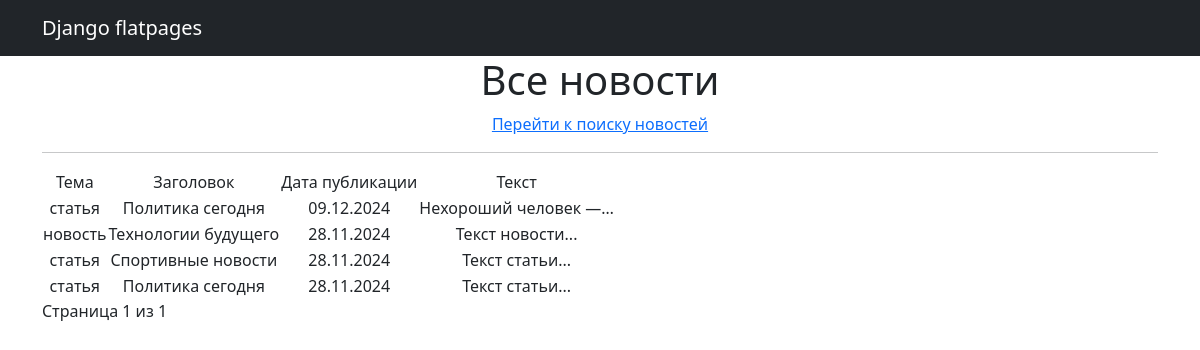
The page /news/ on the database as committed earlier.
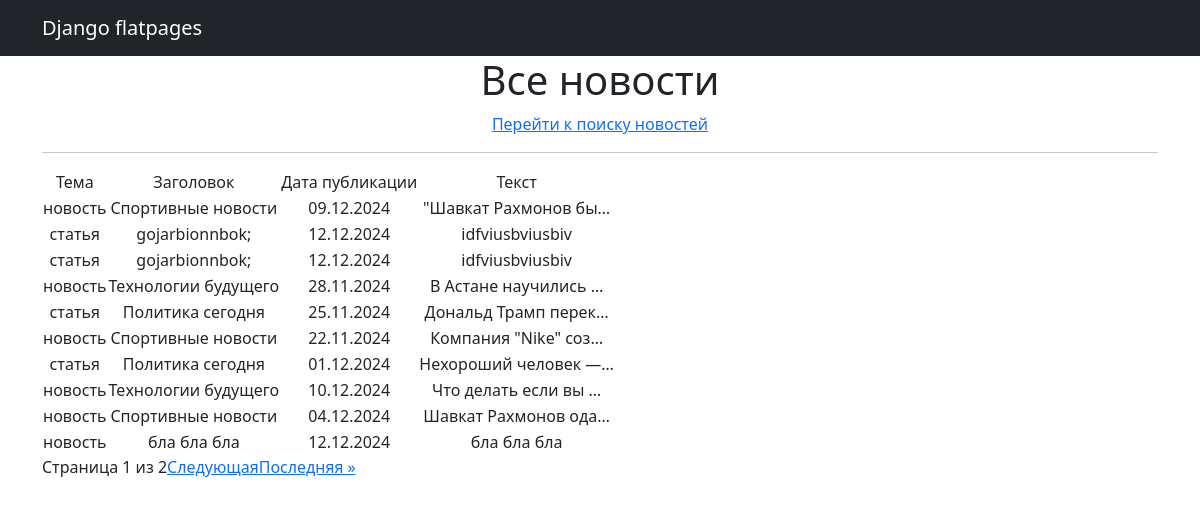
The same page on the database as committed later.
### newsapp/models.py (models this page shows, shortened)
class Post(models.Model):
    ARTICLE = 'статья'
    NEWS = 'новость'
    POST_TYPES = [
        (ARTICLE, 'Статья'),
        (NEWS, 'Новость'),
    ]
    author = models.ForeignKey(Author, on_delete=models.CASCADE)
    post_type = models.CharField(max_length=20, choices=POST_TYPES)
    created_at = models.DateTimeField(auto_now_add=True)
    categories = models.ManyToManyField(Category, through='PostCategory')
    title = models.CharField(max_length=255)
    text = models.TextField()
    rating = models.IntegerField(default=0)

### newsapp/views.py (the view)
# urls.py: path('', NewsList.as_view(), name='news'),
class NewsList(ListView):
    model = Post
    ordering = 'text'
    template_name = 'news.html'
    context_object_name = 'news'
    paginate_by = 10

### newsapp/templatetags/censor.py (called while the page is built)
@register.filter
def censor(value):
    bad_words = ['редиска', 'фуфло']
    for word in bad_words:
        value = value.replace(word, '*' * len(word))
    return value

### templates/news.html (shortened to what this page needs)
{% extends 'flatpages/default.html' %}
{% load censor %}
{% block content %}
    <h1>Все новости</h1>
    <a href="{% url 'news_search' %}">Перейти к поиску новостей</a>
    <hr>
    {% if news %}
        <table>
            <tr>
                <td>Тема</td>
                <td>Заголовок</td>
                <td>Дата публикации</td>
                <td>Текст</td>
            </tr>
            {% for new in news %}
            <tr>
                <td>{{ new.post_type }}</td>
                <td>{{ new.title|censor }}</td>
                <td>{{ new.created_at|date:"d.m.Y" }}</td>
                <td>{{ new.text|censor|truncatechars:20 }}</td>
            </tr>
            {% endfor %}
        </table>
    {% else %}
       <h2>Новостей нет!</h2>
    {% endif %}
  <div class="pagination">
    <span>Страница {{ page_obj.number }} из {{ page_obj.paginator.num_pages }}</span>
    {% if page_obj.has_next %}
      <a href="?page={{ page_obj.next_page_number }}">Следующая</a>
      <a href="?page={{ page_obj.paginator.num_pages }}">Последняя &raquo;</a>
    {% endif %}
  </div>
{% endblock content %}

### templates/flatpages/default.html (shortened to what this page needs)
<!DOCTYPE html>
<html lang="en">
    <head>
        {% load static %}
        <link href="{% static 'css/styles.css' %}" rel="stylesheet" />
    </head>
    <body>
        <nav class="navbar navbar-expand-lg navbar-dark bg-dark static-top">
            <div class="container">
                <a class="navbar-brand" href="#">Django flatpages</a>
            </div>
        </nav>
        <div class="container">
            <div class="row">
                <div class="col-lg-12 text-center">
                    {% block content %}{% endblock content %}
                </div>
            </div>
        </div>
    </body>
</html>

Rows that differ between the two databases and show on the page:
added Post: post_type "новость", title|censor "Спортивные новости", created_at "09.12.2024", text|censor "\"Шавкат Рахмонов бы…"
added Post: post_type "статья", title|censor "gojarbionnbok;", created_at "12.12.2024", text|censor "idfviusbviusbiv"
added Post: post_type "статья", title|censor "gojarbionnbok;", created_at "12.12.2024", text|censor "idfviusbviusbiv"
changed Post: text|censor "Текст новости..." → "В Астане научились …"; moves up the list
changed Post: created_at "28.11.2024" → "25.11.2024"; text|censor "Текст статьи..." → "Дональд Трамп перек…"; moves up the list
changed Post: post_type "статья" → "новость"; created_at "28.11.2024" → "22.11.2024"; text|censor "Текст статьи..." → "Компания \"Nike\" соз…"; moves down the list
changed Post "Нехороший человек —…": created_at "09.12.2024" → "01.12.2024"
added Post: post_type "новость", title|censor "Технологии будущего", created_at "10.12.2024", text|censor "Что делать если вы …"
added Post: post_type "новость", title|censor "Спортивные новости", created_at "04.12.2024", text|censor "Шавкат Рахмонов ода…"
added Post: post_type "новость", title|censor "бла бла бла", created_at "12.12.2024", text|censor "бла бла бла"
Other text that changed with them:
{{ page_obj.paginator.num_pages }}: "1" → "2"
text now shown: "Следующая Последняя »"
